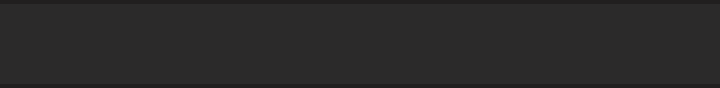
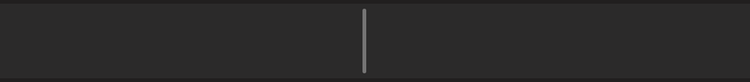

Two renders of one Android screen. The first uses the default layout on a phone; the second uses the alternative layout the repository ships for a different screen configuration, on a matching device. The two XML files are below.
<!-- AndroidManifest.xml: application theme AppTheme -->
<!-- res/layout/adapter_month_page.xml -->
<?xml version="1.0" encoding="utf-8"?>
<LinearLayout
    xmlns:android="http://schemas.android.com/apk/res/android"
    android:layout_width="match_parent"
    android:layout_height="wrap_content"
    android:background="#2B2A2A"
    android:orientation="vertical">

    <View
        android:layout_width="match_parent"
        android:layout_height="2sp"
        android:background="#211F1F"/>
    <TextView
        android:layout_width="match_parent"
        android:layout_height="40sp"
        android:textColor="@color/white"
        android:id="@+id/textMonth"
        android:textSize="25sp"
        android:gravity="center_vertical"
        android:layout_marginStart="20sp"/>

    <View
        android:layout_width="match_parent"
        android:layout_height="2sp"
        android:background="#211F1F"/>



</LinearLayout>
<!-- resources referenced by this layout -->
<resources>
  <color name="white">#ffffff</color>
  <style name="AppTheme" parent="Theme.AppCompat.Light.DarkActionBar">
          
          <item name="colorPrimary">@color/white</item>
          <item name="colorPrimaryDark">@color/black</item>
          <item name="colorAccent">@color/colorAccent</item>
      </style>
  <color name="black">#000000</color>
  <color name="colorAccent">#D81B60</color>
</resources>
<!-- res/layout-large/adapter_month_page.xml (the repository's variant of the layout above) -->
<!-- drawn on a 7-inch tablet held upright -->
<?xml version="1.0" encoding="utf-8"?>
<LinearLayout
    xmlns:android="http://schemas.android.com/apk/res/android"
    android:layout_width="match_parent"
    android:layout_height="wrap_content"
    android:background="#2B2A2A"
    android:orientation="vertical">

    <View
        android:layout_width="match_parent"
        android:layout_height="3sp"
        android:background="#211F1F"/>
    <LinearLayout
        android:layout_width="match_parent"
        android:layout_height="wrap_content">

        <TextView
            android:layout_width="270sp"
            android:layout_height="60sp"
            android:textColor="@color/white"
            android:id="@+id/textMonth"
            android:textSize="40sp"
            android:gravity="center"
            android:layout_marginStart="20sp"/>

        <View
            android:layout_width="3sp"
            android:layout_height="match_parent"
            android:background="@drawable/stick_for_adapter"
            android:layout_marginTop="4sp"
            android:layout_marginBottom="4sp"/>

        <TextView
            android:layout_width="match_parent"
            android:layout_height="wrap_content"
            android:id="@+id/timeOrder"
            android:textColor="@color/white"
            android:textSize="40sp"
            android:gravity="center"/>

    </LinearLayout>

    <View
        android:layout_width="match_parent"
        android:layout_height="3sp"
        android:background="#211F1F"/>


</LinearLayout>
<!-- resources referenced by the variant -->
<!-- as a 7-inch tablet held upright resolves them -->
<resources>
  <color name="white">#ffffff</color>
  <!-- drawable stick_for_adapter (drawable) -->
  <?xml version="1.0" encoding="utf-8"?>
  
  <selector xmlns:android="http://schemas.android.com/apk/res/android">
      <item>
          <shape android:shape="rectangle">
              <corners android:radius="28sp"/>
              <solid android:color="#767575"/>
          </shape>
      </item>
  </selector>
  <style name="AppTheme" parent="Theme.AppCompat.Light.DarkActionBar">
          
          <item name="colorPrimary">@color/white</item>
          <item name="colorPrimaryDark">@color/black</item>
          <item name="colorAccent">@color/colorAccent</item>
      </style>
  <color name="black">#000000</color>
  <color name="colorAccent">#D81B60</color>
</resources>
